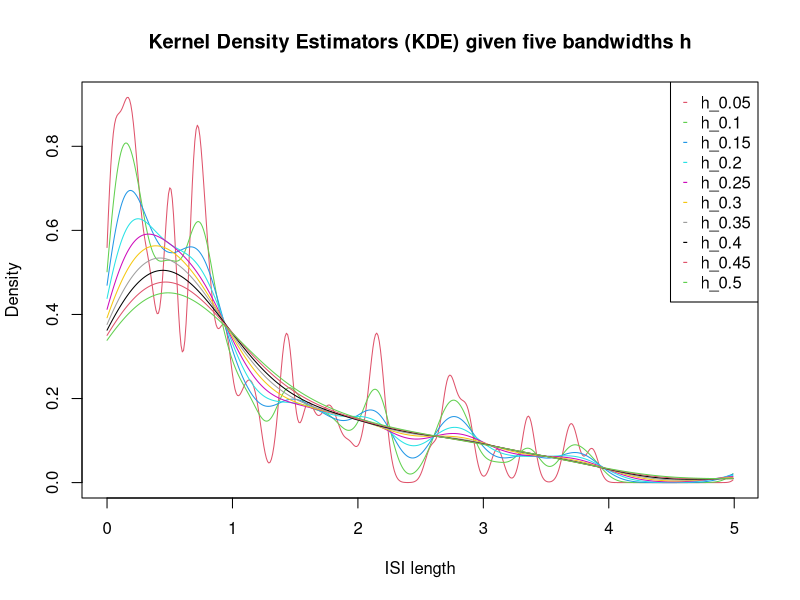
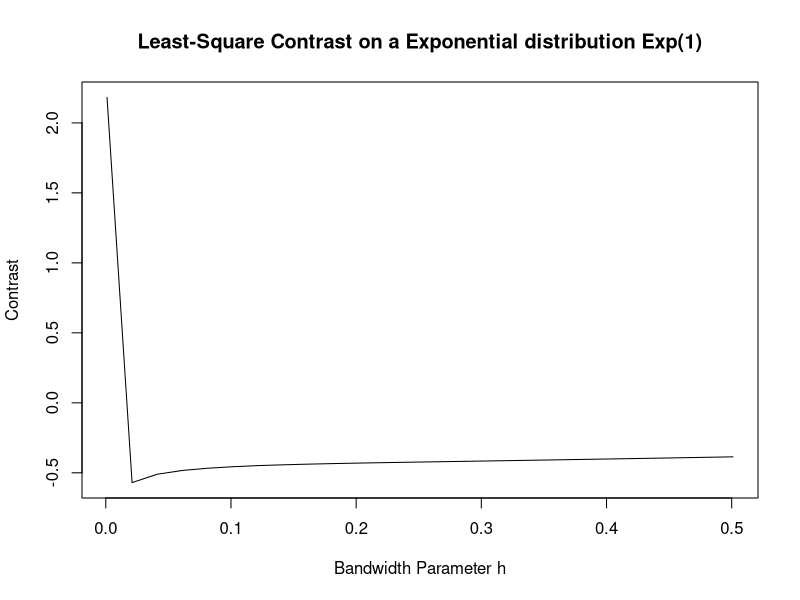
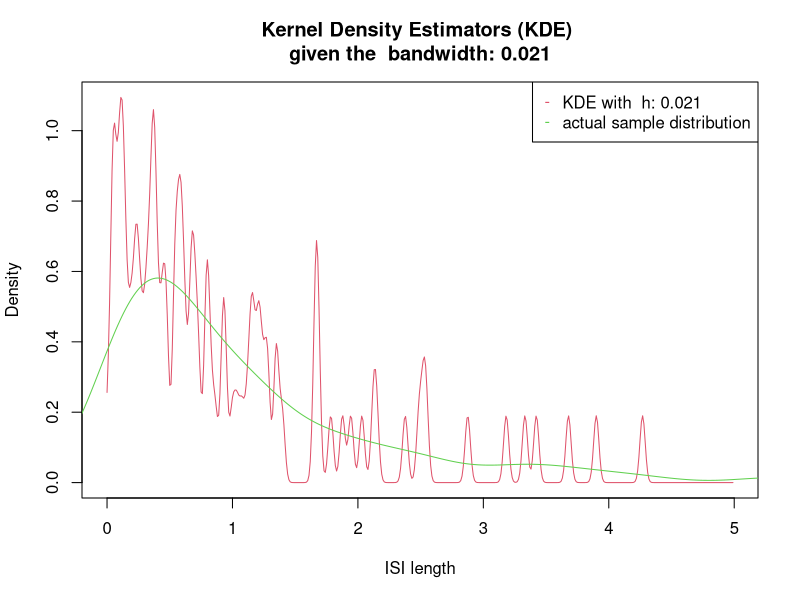
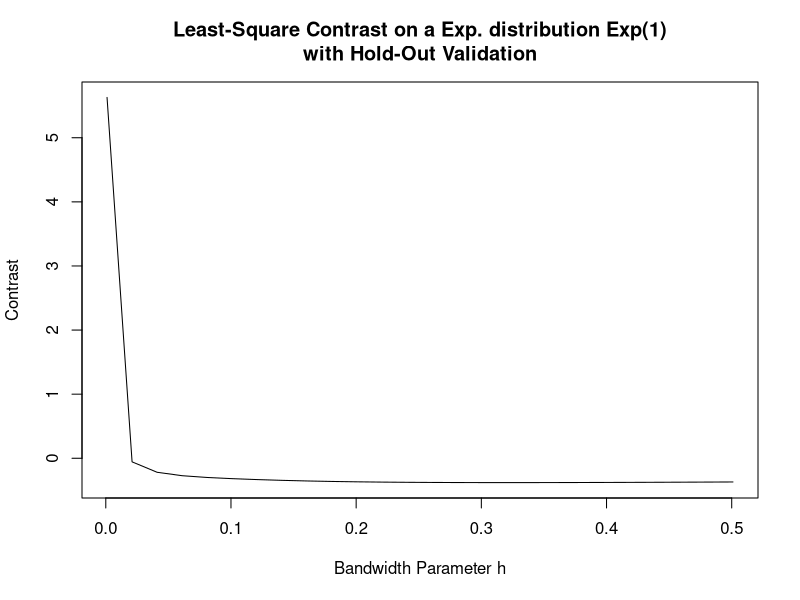
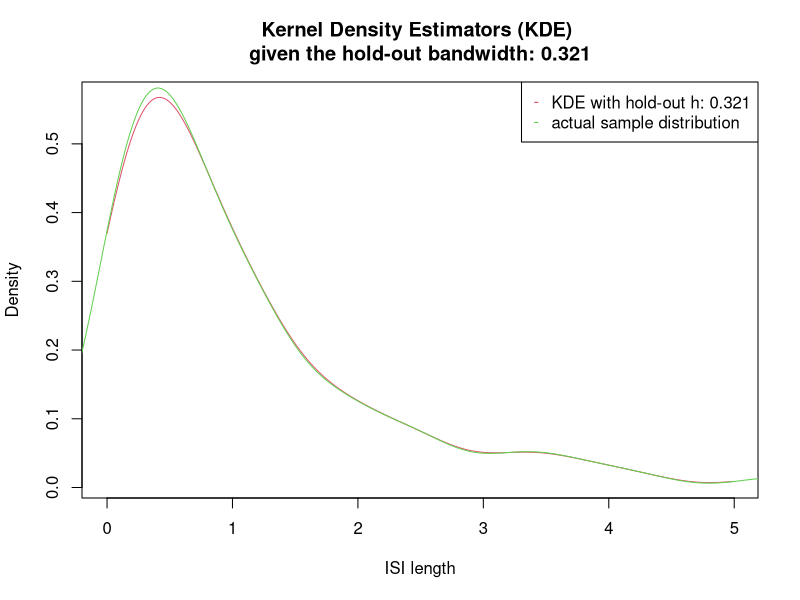
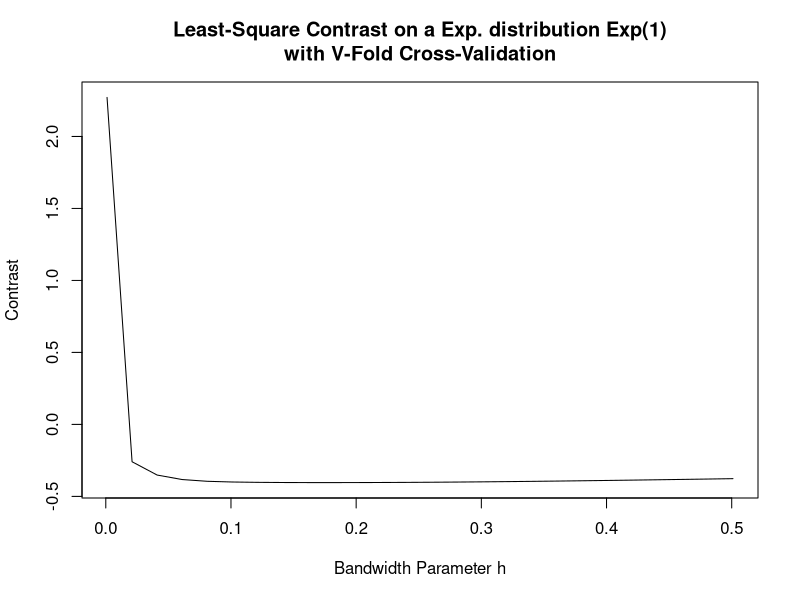
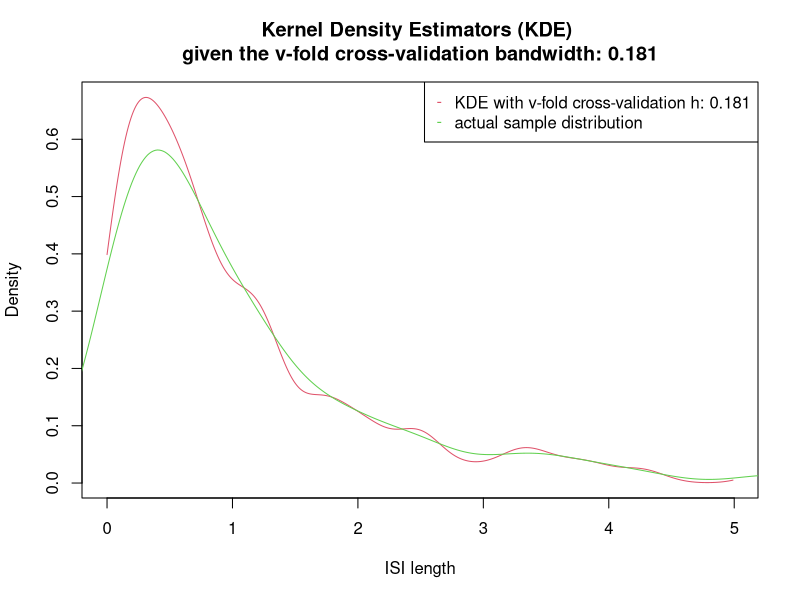
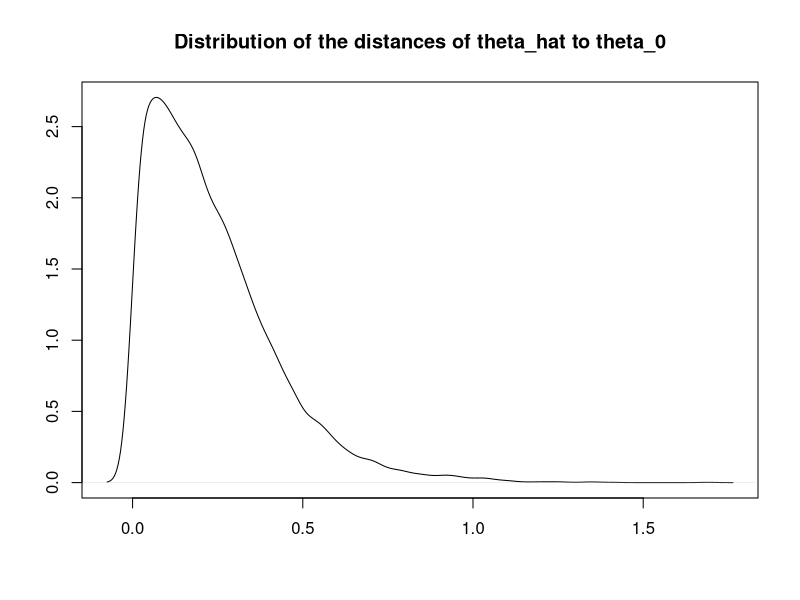

Write the R code that produced these figures, in order.
## ---- chunk 1
knitr::opts_chunk$set(echo = TRUE)
## ---- chunk 2

kernel <- function(x) {
  # Declaration of the Gaussian kernel function K(x)
  exp(-1*x^2/2)/sqrt(2*pi)
}

kernel_estimator <- function(ISI, u, h) {
  # Declaration of the kernel estimator
  # note: looks like a DFT with a sliding window
  #
  # Formats the ISI as a matrix and retrieves its length
  ISI = as.matrix(ISI); n = length(ISI)
  # Precomputes the rescale factor of the kernel estimator
  rescale_factor = 1/(n*h)
  # Computes the estimator for each u-coordinate
  f_hat = c()
  for (index in 1:length(u)) {
    kerneling = sum(apply(ISI, 1, function(x){kernel((u[index]-x)/h)}))
    f_hat = cbind(f_hat, c(rescale_factor * kerneling))
  }
  # Returns the estimator
  f_hat
}

## ---- chunk 3

# Declares parameters
n = 100
u_stepsize = 0.01
u = seq(0, 9.99, u_stepsize)
h = as.matrix(seq(0.05, 0.5, 0.05))

# Simulates interspike intervals
ISI = rexp(n, rate=1)

# Computes the kernel estimator for each h
estimators = apply(h, 1, function(x) {kernel_estimator(ISI, u, x)})

# Declares the end data.frame holding the estimators
names_col = apply(h, 1, function(x){paste("h_",x,sep="")})
estimators = as.data.frame(estimators, row.names=u)
estimators = setNames(estimators, names_col) # naming cols within as.d.f fails for me

## ---- chunk 4

head(estimators)

## ---- chunk 5

plot_kde <- function(kernel_estimates, range_to_plot=c(1:500)){
  # Plots the KDE collected in a given data.frame
  plot(u[range_to_plot], kernel_estimates[range_to_plot,1], 
       type="l", col=2, ylab="Density", xlab="ISI length",
       main="Kernel Density Estimators (KDE) given five bandwidths h")
  for (cl in 2:dim(kernel_estimates)[2]) {
    lines(u[range_to_plot], kernel_estimates[range_to_plot,cl], 
          type="l", col=cl+1)
  }
  legend("topright", legend=colnames(kernel_estimates), 
         col=c(2:(dim(kernel_estimates)[2]+1)), pch="-")
}

plot_kde(estimators)

## ---- chunk 6

integrate_kde <- function(kde) {
  # Integrates a kde function over its support (here R_+)
  integrate(Vectorize(kde), 
            lower=0, upper = Inf, 
            subdivisions=5000)
}

contrast_least_squares <- function(ISI_train, u, u_stepsize, h, ISI_test=NULL){
  # Declares the least-square contrast function
  # 
  # Formats the ISI as a matrix and retrieves its length
  ISI_train = as.matrix(ISI_train)
  if (!is.null(ISI_test)) {
    ISI_test = as.matrix(ISI_test); n = length(ISI_test)
  } else {
    ISI_test = as.matrix(ISI_train); n = length(ISI_train)
  }
  # Computes the kernel estimators and the corresponding KDE
  estimators = kernel_estimator(ISI_train, u, h)
  # Declares useful functions to compute the densities
  na_check <- function(x) {if (is.na(x) || is.null(x)) {-Inf} else {x}}
  support_check <- function(x) {if (x < min(u) || x > max(u)) {T} else {F}}
  kde <- function(x) {
    if (support_check(na_check(x))) {
      0
    } else {
      x = as.vector(estimators)[round(x/u_stepsize)]
      if (length(x)==0 || is.na(x)) {0} else {x}
    }
  }
  kde_squared <- function(x) {kde(x)^2}
  # Computes the relative likelihood of each X given the computed
  # Kernel Density Estimation
  densities = apply(ISI_test, 1, kde)
  # Computes the corresponding integral of the kernel estimator
  integration = integrate_kde(kde_squared)
  #cat(paste("Integration result: ", integration,"\n"))
  # Computes and return the contrast
  contrast = -1*2/n*sum(unlist(densities), na.rm=T) + integration$value
  contrast
}

## ---- chunk 7

# Updates parameters
h = as.matrix(seq(0.01, 0.5, 0.01))
n = 100

# Simulates interspike intervals
ISI = rexp(n, rate=1)

## ---- chunk 8

# Declares parameter
u_stepsize = 0.01
u = seq(0., 5., u_stepsize)
h = as.matrix(seq(0.001, 0.51, 0.02))

# Computes the resulting contrasts
contrasts = apply(h,1,function(x) {
  contrast_least_squares(ISI, u, u_stepsize, x)
})

# Plots the given contrasts for the set of bandwidths h

plot(h, contrasts, type="l",
     xlab="Bandwidth Parameter h", ylab="Contrast",
     main="Least-Square Contrast on a Exponential distribution Exp(1)")

## ---- chunk 9

best_h = h[which(contrasts==min(contrasts))]
best_h

## ---- chunk 10

# Declares the plotting function
plot_kde_vs_sample_dist <- function(estimator, ISI, best_h, val_method=""){
    # Plots the KDE collected in a given data.frame
  range_to_plot = 1:500
  plot(u[range_to_plot], estimator[range_to_plot], 
         type="l", col=2, ylab="Density", xlab="ISI length",
         main=paste("Kernel Density Estimators (KDE)",
                    "\ngiven the", val_method, "bandwidth:",best_h))
  lines(density(ISI), type="l", col=3)
  legend("topright", legend=c(paste("KDE with", val_method, "h:",best_h),
                              "actual sample distribution"), col=c(2, 3), 
         pch="-")
}

# Computes the kernel estimates again with the selected h
estimator = kernel_estimator(ISI, u, best_h)

# Plots the distribution
plot_kde_vs_sample_dist(estimator, ISI, best_h)

## ---- chunk 11

dataset_split_holdout <- function(dataset) {
  # We implement a hold-out dataset splitting function. It 
  # randomly split the input data into two equal-length subsets.
  n = length(dataset)
  split_point = round(n/2)
  scrambled_data = sample(dataset)
  return(list(
    "train"=scrambled_data[1:split_point],
    "test"=scrambled_data[(1+split_point):n])
  )
}

sets = dataset_split_holdout(ISI)

## ---- chunk 12

# Computes the resulting contrasts
contrasts = apply(h,1,function(x) {
  contrast_least_squares(sets$train, u, u_stepsize, x, sets$test)
})

# Plots the given contrasts for the set of bandwidths h
plot(h, contrasts, type="l",
     xlab="Bandwidth Parameter h", ylab="Contrast",
     main="Least-Square Contrast on a Exp. distribution Exp(1)\nwith Hold-Out Validation")

## ---- chunk 13

best_h = h[which(contrasts==min(contrasts))]
best_h

## ---- chunk 14

# Computes the kernel estimates again with the selected h
estimator = kernel_estimator(ISI, u, best_h)

# Plots the distribution
plot_kde_vs_sample_dist(estimator, ISI, best_h, val_method="hold-out")

## ---- chunk 15

v_fold_cross_validation <- function(ISI, h, v, u, u_stepsize) {
  # We implement a v-fold cross-validation process over a ISI dataset
  # in order to find the best bandwidth parameter h out of a candidate list
  #
  # We create v-folds out of the input ISI dataset
  n = length(ISI)
  folds = split(ISI,ceiling(seq_along(ISI)/round(length(ISI)/v)))
  contrasts = c()
  for (test_fold in 1:v) {
    # Computes the data to be used for training and for testing
    train_folds = c(1:v)[c(1:v)!=test_fold]
    train_ISI = as.vector(unlist(folds[train_folds]))
    test_ISI = as.vector(unlist(folds[test_fold]))
    # Computes the contrasts for each fold pass
    contrast = apply(h,1,function(x) {
      contrast_least_squares(train_ISI, u, u_stepsize, x, test_ISI)
    })
    # Records the computed contrats
    contrasts = cbind(contrasts, contrast)
  }
  1/v*apply(contrasts,1,sum)
}

## ---- chunk 16

# Declares v
v = 10

# Computes the v_fold_contrasts
v_fold_contrasts = v_fold_cross_validation(ISI, h, 10, u, u_stepsize)

# Plots the given contrasts for the set of bandwidths h
plot(h, v_fold_contrasts, type="l",
     xlab="Bandwidth Parameter h", ylab="Contrast",
     main="Least-Square Contrast on a Exp. distribution Exp(1)\nwith V-Fold Cross-Validation")

## ---- chunk 17

best_h = h[which(v_fold_contrasts==min(v_fold_contrasts))]
best_h

## ---- chunk 18

# Computes the kernel estimates again with the selected h
estimator = kernel_estimator(ISI, u, best_h)

# Plots the distribution
plot_kde_vs_sample_dist(estimator, ISI, best_h, val_method="v-fold cross-validation")

## ---- chunk 19

# Declares parameters
n = 50
theta_0 = 2

# Simulates
observations = rexp(n, theta_0)

## ---- chunk 20

hat_theta_obs <- function(observations){
  # Computes the MLE of observations following an exponential distribution
  1/(mean(observations))
}

# Computes and prints the MLE of the generated 50 observations
hat_theta = hat_theta_obs(observations)
hat_theta

## ---- chunk 21

compute_distances <- function(N, n, theta_0) {
  # Computes the MLE of each simuation
  hat_theta_sims = apply(matrix(1:n_simulations), 1, 
                         function(x) {hat_theta_obs(rexp(n, theta_0))})
  # Computes the difference/distance between each MLE and the 
  # real parameter theta_0
  abs(theta_0-hat_theta_sims)
}

# Declares variables
n_simulations = 10000

distances = compute_distances(n_simulations, n, theta_0)

## ---- chunk 22

plot(density(distances), xlab="", ylab="",
     main="Distribution of the distances of theta_hat to theta_0")

## ---- chunk 23

compute_95CI <- function(distances, theta_0, print_msg=F) {
  # Computes the 95% quantile of D
  quantile95_distances = quantile(distances, probs=c(0.95))
  
  # Computes and prints the resulting CI1 of theta
  CI1 = c(theta_0-quantile95_distances, theta_0+quantile95_distances)
  CI1 = t(as.matrix(setNames(CI1, c("2.5%", "97.5%"))))
  if (print_msg) {
    cat("The classical 95% confidence interval for theta is:\n", CI1)
  }
  CI1
}

IC1 = compute_95CI(distances, theta_0, T)

## ---- chunk 24

# Declares or recalls the parameters
N = 10000
n= 50

# Declares the bootstrap version of compute_distances
compute_distances_bootstrap <- function(N, n, observations) {
  # Computes the MLE of each simuation
  hat_theta_sims = apply(matrix(1:n_simulations), 1, 
                         function(x) {hat_theta_obs(
                           sample(observations, n, replace=T)
                         )})
  # Computes the difference/distance between each MLE and the 
  # real parameter theta_0
  abs(theta_0-hat_theta_sims)
}

# We substitute our previously computed hat_theta for theta_0 in the 
# previously declared function setup

distances = compute_distances_bootstrap(n_simulations, n, observations)
IC2 = compute_95CI(distances, hat_theta, T)

## ---- chunk 25

# Declares the range for N_simulations
N_range = matrix(apply(matrix(1:12), 1, function(x){10^x}))

# Declares the composition function to compute CIs
compute_ci <- function(n_simulations, n, theta, observations, bootstrap=F) {
  if (bootstrap) {
    compute_95CI(compute_distances_bootstrap(n_simulations, n, observations), theta)
  } else {
    compute_95CI(compute_distances(n_simulations, n, theta), theta)
  }
}

# Computes the CI1 and CI2 for the given N range
cis = apply(N_range, 1, function(x){c(compute_ci(x, n, theta_0),
                                      compute_ci(x, n, hat_theta, observations, T))})
cis = t(cis)
row.names(cis) = N_range
colnames(cis) = c("CI1_0.025","CI1_0.975","CI2_0.025","CI2_0.975")
cis

## ---- chunk 26

differences = c(cis[,3]-cis[,1], cis[,4]-cis[,2])
differences = matrix(differences, ncol=2)

plot(differences[,1], 
     ylim = c(min(differences), max(differences)+0.2), 
     type="l", col=2, xaxt="n", ylab="difference between CI1 and CI2",
     xlab="Number of simulations for bootstrapping")
axis(1, at=c(1:12), labels=as.vector(N_range))
lines(differences[,2], type="l", col=3)
legend("topright", legend=c("CI 0.025% threshold", "CI 0.975% threshold"),
       col=c(2,3), pch="-")

